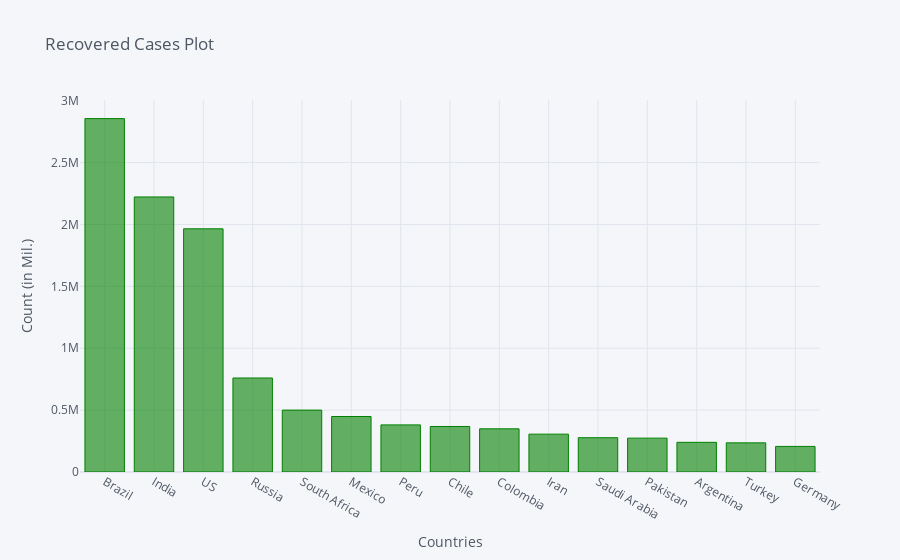

Write notebook code for a chart like this one.
### Code cell
recovered_df2_plot.iplot(kind='bar', x='Country/Region', y='8/21/20',color='green',
                         title='Recovered Cases Plot',xTitle='Countries',yTitle='Count (in Mil.)')

### Figure 1 — Plotly figure (JSON) as saved in the notebook; plotly's stock layout.template omitted (floating-point values rounded to 4 significant figures)
{"data": [{"marker": {"color": "rgba(0, 128, 0, 0.6)", "line": {"color": "rgba(0, 128, 0, 1.0)", "width": 1}}, "name": "8/21/20", "orientation": "v", "text": "", "type": "bar", "x": ["Brazil", "India", "US", "Russia", "South Africa", "Mexico", "Peru", "Chile", "Colombia", "Iran", "Saudi Arabia", "Pakistan", "Argentina", "Turkey", "Germany"], "y": [2855558, 2222577, 1965056, 759639, 500102, 448344, 380730, 367897, 348940, 305866, 277067, 273579, 239806, 235569, 206656]}], "layout": {"legend": {"bgcolor": "#F5F6F9", "font": {"color": "#4D5663"}}, "paper_bgcolor": "#F5F6F9", "plot_bgcolor": "#F5F6F9", "title": {"font": {"color": "#4D5663"}, "text": "Recovered Cases Plot"}, "xaxis": {"gridcolor": "#E1E5ED", "showgrid": true, "tickfont": {"color": "#4D5663"}, "title": {"font": {"color": "#4D5663"}, "text": "Countries"}, "zerolinecolor": "#E1E5ED"}, "yaxis": {"gridcolor": "#E1E5ED", "showgrid": true, "tickfont": {"color": "#4D5663"}, "title": {"font": {"color": "#4D5663"}, "text": "Count (in Mil.)"}, "zerolinecolor": "#E1E5ED"}}}
